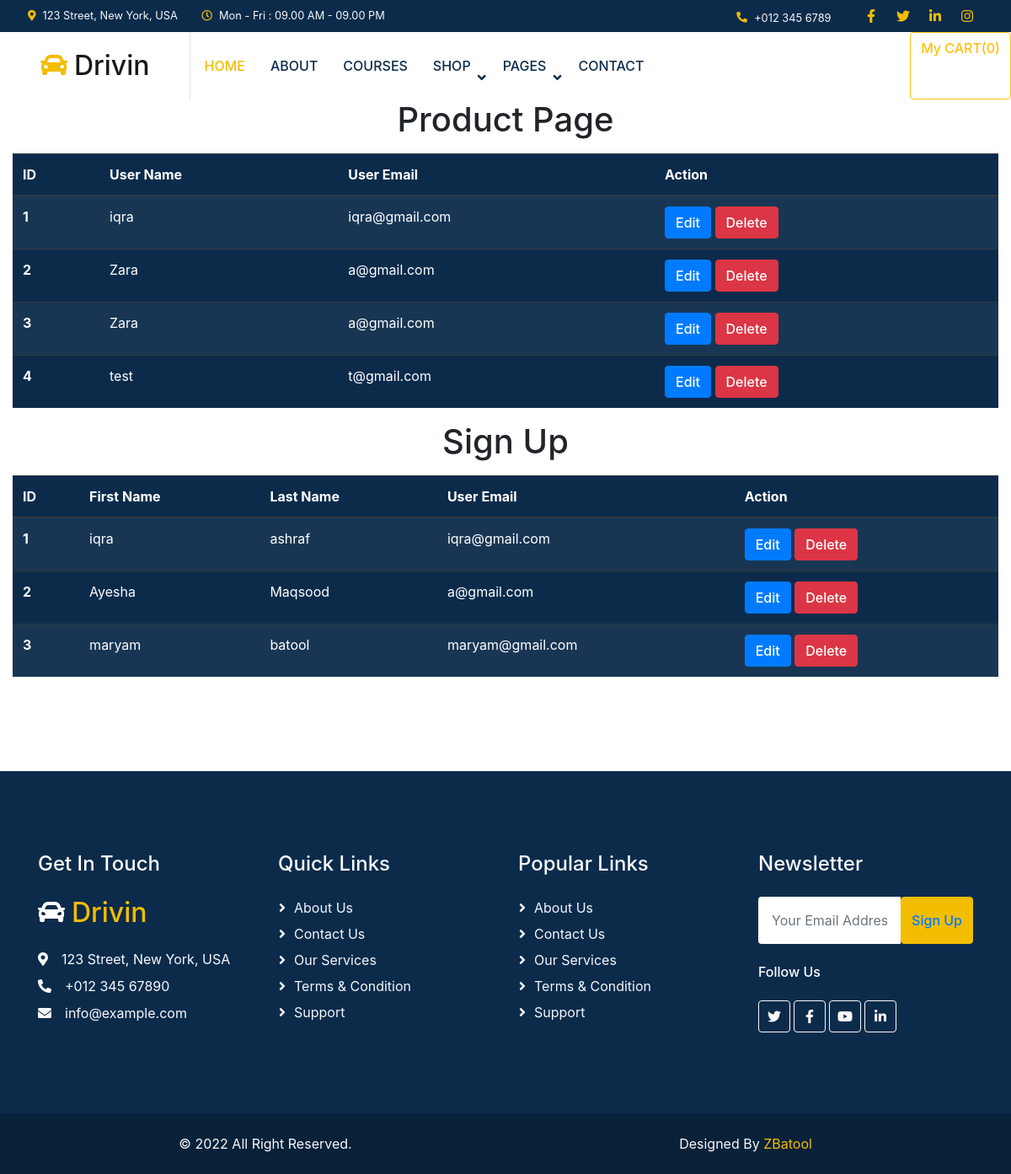
The page /front/product.php on the database its author committed.
### tables this page shows
CREATE TABLE `frontend` (
  `id` int(123) NOT NULL,
  `u_name` varchar(123) NOT NULL,
  `u_email` varchar(123) NOT NULL,
  `u_phone` varchar(123) NOT NULL,
  `u_msg` varchar(123) NOT NULL
);

CREATE TABLE `front` (
  `id` int(123) NOT NULL,
  `f_name` varchar(123) NOT NULL,
  `l_name` varchar(123) NOT NULL,
  `u_email` varchar(123) NOT NULL,
  `u_password` varchar(123) NOT NULL,
  `status` varchar(123) NOT NULL
);

### front/product.php (the view, shortened to what this page needs)
<?php
include_once 'header.php';
include_once 'connection.php';
$Select="SELECT * FROM frontend";
$Query=mysqli_query($conn, $Select);
$Select1="SELECT * FROM front";
$Query1=mysqli_query($conn,$Select1);
?>
<center>
<h1>Product Page</h1>
</center>
<div class="container-fluid">
<div class="row">
        <div class="col-md-12">
            <table class="table table-dark  table-striped mt-2">
                <thead>
                    <tr>
                        <th scope="col">ID</th>
                        <th scope="col">User Name</th>
                        <th scope="col">User Email</th>
                        <th scope="col">Action</th>
                    </tr>
                </thead>
                <tbody>
                    <?php
                    while ($row = mysqli_fetch_array($Query)) {
                    ?>
                        <tr>
                            <th scope="row"><?php echo $row['id'] ?></th>
                            <td><?php echo $row['u_name'] ?></td>
                            <td><?php echo $row['u_email'] ?></td>
                            <td>
                                <a href="edit.php?edit_id=<?php echo $row['id']?>"><button class="btn btn-primary">Edit</button></a>
                                <a href="del.php?del_id=<?php echo $row['id']?>"><button class="btn btn-danger">Delete</button></a>
                            </td>
                        </tr>
                    <?php
                    }
                    ?>
                </tbody>
            </table>
        </div>
    </div>
</div>
<center>
    <h1>
        Sign Up
    </h1>
    <div class="container-fluid">
<div class="row">
        <div class="col-md-12">
            <table class="table table-dark table-striped mt-2">
                <thead>
                    <tr>
                        <th scope="col">ID</th>
                        <th scope="col">First Name</th>
                        <th scope="col">Last Name</th>
                        <th scope="col">User Email</th>
                        <th scope="col">Action</th>
                    </tr>
                </thead>
                <tbody>
                <?php
                    while ($row = mysqli_fetch_array($Query1)) {
                    ?>
                        <tr>
                            <th scope="row"><?php echo $row['id'] ?></th>
                            <td><?php echo $row['f_name'] ?></td>
                            <td><?php echo $row['l_name'] ?></td>
                            <td><?php echo $row['u_email'] ?></td>
                            <td>
                                <a href="edit-sign.php?edit_id=<?php echo $row['id']?>"><button class="btn btn-primary">Edit</button></a>
                                <a href="del-sign.php?del_id=<?php echo $row['id']?>"><button class="btn btn-danger">Delete</button></a>
                            </td>
                        </tr>
                    <?php
                    }
                    ?>
                </tbody>
            </table>
        </div>
    </div>
</div>
</center>
<?php include_once "footer.php";?>

### front/css/style.css (style rules this page uses)
* { margin: 0; padding: 0; }
:root { --pri: #F3BD00; --sec: #757575; --lig: #F3F6F8; --dar: #0C2B4B; }
.btn { font-weight: 500; transition: .5s; }
.btn.btn-primary, .btn.btn-outline-primary:hover { color: #FFFFFF; }
.table { background: var(--dar); }

### rows shown on the page
frontend: id "1", u_name "iqra", u_email "iqra@gmail.com"
frontend: id "2", u_name "Zara", u_email "a@gmail.com"
frontend: id "3", u_name "Zara", u_email "a@gmail.com"
frontend: id "4", u_name "test", u_email "t@gmail.com"
front: id "1", f_name "iqra", l_name "ashraf", u_email "iqra@gmail.com"
front: id "2", f_name "Ayesha", l_name "Maqsood", u_email "a@gmail.com"
front: id "3", f_name "maryam", l_name "batool", u_email "maryam@gmail.com"

### other values the page prints
$count "0"
